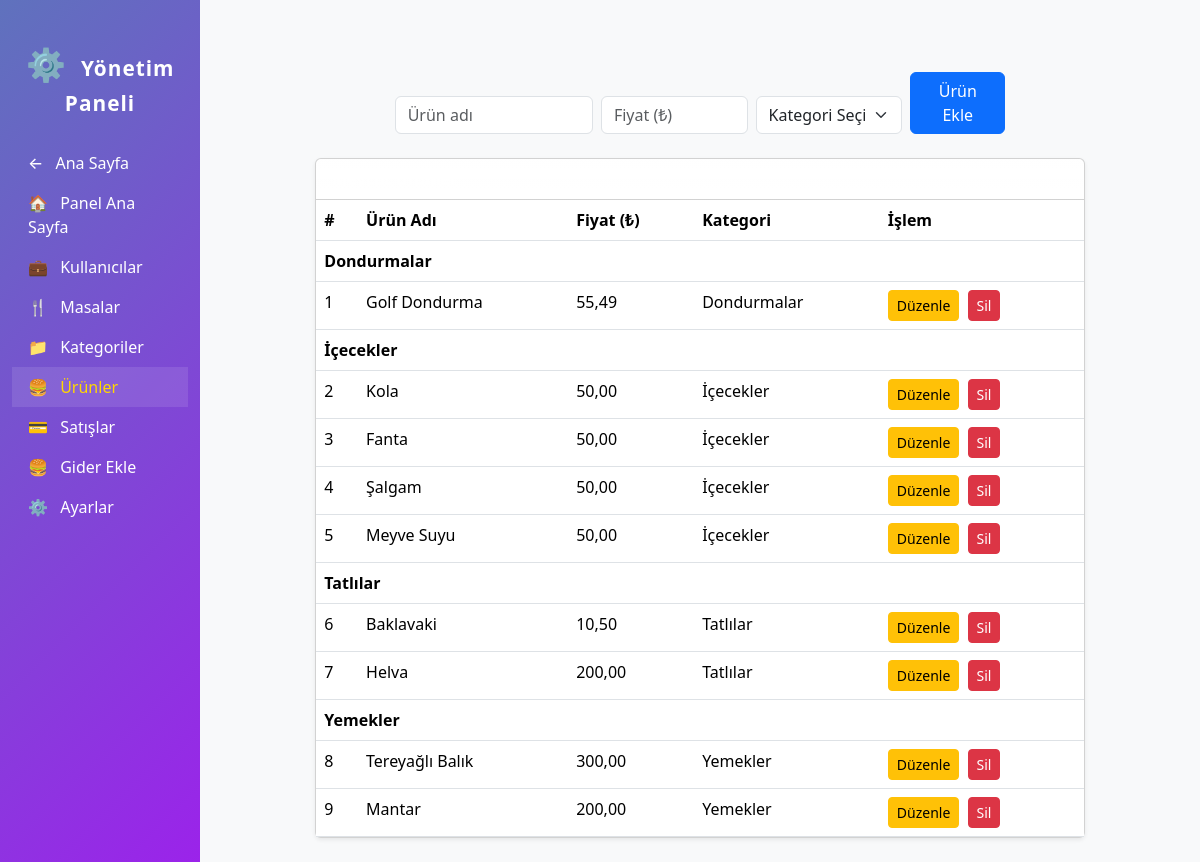
The app's page /yonetim/index.php?page=urunler with its own data.
### tables this page shows
CREATE TABLE `kategori` (
  `id` int(11) NOT NULL,
  `kategori_adi` varchar(255) NOT NULL
);

CREATE TABLE `urunler` (
  `id` int(11) NOT NULL,
  `urun_adi` varchar(255) NOT NULL,
  `urun_fiyat` float NOT NULL,
  `kategori_id` int(11) NOT NULL
);

### yonetim/urunyonetim.php (the view, shortened to what this page needs)
<?php
include_once '../db/db.php';
$kategoriler = [];
$kategori_stmt = $conn->prepare("SELECT id, kategori_adi FROM kategori ORDER BY kategori_adi ASC");
$kategori_stmt->execute();
$kategori_sorgu = $kategori_stmt->get_result();
if ($kategori_sorgu && $kategori_sorgu->num_rows > 0) {
    while ($row = $kategori_sorgu->fetch_assoc()) {
        $kategoriler[] = $row;
    }
}
$duzenle_urun = null;
?>
<div class="container mt-5">
    <div class="row mb-4">
        <div class="col-md-8 mx-auto">
            <?php if ($duzenle_urun): ?>
                <form method="POST" class="row g-2 align-items-end">
                    <input type="hidden" name="csrf_token" value="<?php echo generate_csrf_token(); ?>">
                    <input type="hidden" name="duzenle_id" value="<?php echo $duzenle_urun['id']; ?>">
                    <div class="col-md-4">
                        <input type="text" name="urun_adi" class="form-control" placeholder="Ürün adı" required value="<?php echo htmlspecialchars($duzenle_urun['urun_adi']); ?>">
                    </div>
                    <div class="col-md-3">
                        <input type="number" name="urun_fiyat" class="form-control" placeholder="Fiyat (₺)" min="0" step="0.01" required value="<?php echo htmlspecialchars($duzenle_urun['urun_fiyat']); ?>">
                    </div>
                    <div class="col-md-3">
                        <select name="kategori_id" class="form-select" required>
                            <option value="">Kategori Seçiniz</option>
                            <?php
                            foreach ($kategoriler as $kategori) {
                                $selected = ($kategori['id'] == $duzenle_urun['kategori_id']) ? 'selected' : '';
                                echo '<option value="' . $kategori['id'] . '" ' . $selected . '>' . htmlspecialchars($kategori['kategori_adi']) . '</option>';
                            }
                            ?>
                        </select>
                    </div>
                    <div class="col-md-2 d-flex gap-1">
                        <button type="submit" class="btn btn-warning w-100">Güncelle</button>
                        <a href="index.php?page=urunler" class="btn btn-secondary w-100">İptal</a>
                    </div>
                </form>
            <?php else: ?>
                <form method="POST" class="row g-2 align-items-end">
                    <div class="col-md-4">
                        <input type="text" name="urun_adi" class="form-control" placeholder="Ürün adı" required>
                    </div>
                    <div class="col-md-3">
                        <input type="number" name="urun_fiyat" class="form-control" placeholder="Fiyat (₺)" min="0" step="0.01" required>
                    </div>
                    <div class="col-md-3">
                        <select name="kategori_id" class="form-select" required>
                            <option value="">Kategori Seçiniz</option>
                        </select>
                    </div>
                    <div class="col-md-2">
                        <button type="submit" class="btn btn-primary w-100">Ürün Ekle</button>
                    </div>
                </form>
            <?php endif; ?>
        </div>
    </div>
    <div class="row">
        <div class="col-md-10 mx-auto">
            <div class="card shadow-sm">
                <div class="card-header bg-gradient" style="background: linear-gradient(135deg, #5f72bd 0%, #9b23ea 100%); color: #fff;">
                    <strong>Mevcut Ürünler</strong>
                </div>
                <div class="card-body p-0">
                    <table class="table table-hover mb-0">
                        <thead>
                            <tr>
                                <th>#</th>
                                <th>Ürün Adı</th>
                                <th>Fiyat (₺)</th>
                                <th>Kategori</th>
                                <th>İşlem</th>
                            </tr>
                        </thead>
                        <tbody>
                        <?php
                        $sira = 1;
                        foreach ($kategoriler as $kategori) {
                            echo '<tr style="background:#f1f1f1;"><td colspan="5" class="fw-bold">'.htmlspecialchars($kategori['kategori_adi']).'</td></tr>';
                            $stmt = $conn->prepare("SELECT u.id, u.urun_adi, u.urun_fiyat, u.kategori_id, k.kategori_adi
                                                    FROM urunler u
                                                    LEFT JOIN kategori k ON u.kategori_id = k.id
                                                    WHERE u.kategori_id = ?
                                                    ORDER BY u.id ASC");
                            $stmt->bind_param("i", $kategori['id']);
                            $stmt->execute();
                            $result = $stmt->get_result();
                            if ($result && $result->num_rows > 0) {
                                while($row = $result->fetch_assoc()) {
                                    echo '<tr>';
                                    echo '<td>' . $sira++ . '</td>';
                                    echo '<td>' . htmlspecialchars($row['urun_adi']) . '</td>';
                                    echo '<td>' . number_format((float)$row['urun_fiyat'], 2, ',', '.') . '</td>';
                                    echo '<td>' . htmlspecialchars($row['kategori_adi'] ?? 'Kategori Yok') . '</td>';
                                    echo '<td>
                                        <a href="index.php?page=urunler&duzenle=' . $row['id'] . '" class="btn btn-warning btn-sm me-1">Düzenle</a>
                                        <a href="index.php?page=urunler&sil=' . $row['id'] . '" class="btn btn-danger btn-sm" onclick="return confirm(\'Bu ürünü silmek istediğinize emin misiniz?\');">
                                            Sil
                                        </a>
                                    </td>';
                                    echo '</tr>';
                                }
                            } else {
                                echo '<tr><td colspan="5" class="text-center text-muted">Bu kategoride ürün yok.</td></tr>';
                            }
                        }
                        ?>
                        </tbody>
                    </table>
                </div>
            </div>
        </div>
    </div>
</div>

### yonetim/index.php (style rules this page uses)
body { background: #f8f9fa; }

### records on screen
kategori: kategori_adi "Dondurmalar"
urunler: urun_adi "Golf Dondurma", urun_fiyat "55,49", kategori.kategori_adi "Dondurmalar"
kategori: kategori_adi "İçecekler"
urunler: urun_adi "Kola", urun_fiyat "50,00", kategori.kategori_adi "İçecekler"
urunler: urun_adi "Fanta", urun_fiyat "50,00", kategori.kategori_adi "İçecekler"
urunler: urun_adi "Şalgam", urun_fiyat "50,00", kategori.kategori_adi "İçecekler"
urunler: urun_adi "Meyve Suyu", urun_fiyat "50,00", kategori.kategori_adi "İçecekler"
kategori: kategori_adi "Tatlılar"
urunler: urun_adi "Baklavaki", urun_fiyat "10,50", kategori.kategori_adi "Tatlılar"
urunler: urun_adi "Helva", urun_fiyat "200,00", kategori.kategori_adi "Tatlılar"
kategori: kategori_adi "Yemekler"
urunler: urun_adi "Tereyağlı Balık", urun_fiyat "300,00", kategori.kategori_adi "Yemekler"
urunler: urun_adi "Mantar", urun_fiyat "200,00", kategori.kategori_adi "Yemekler"
